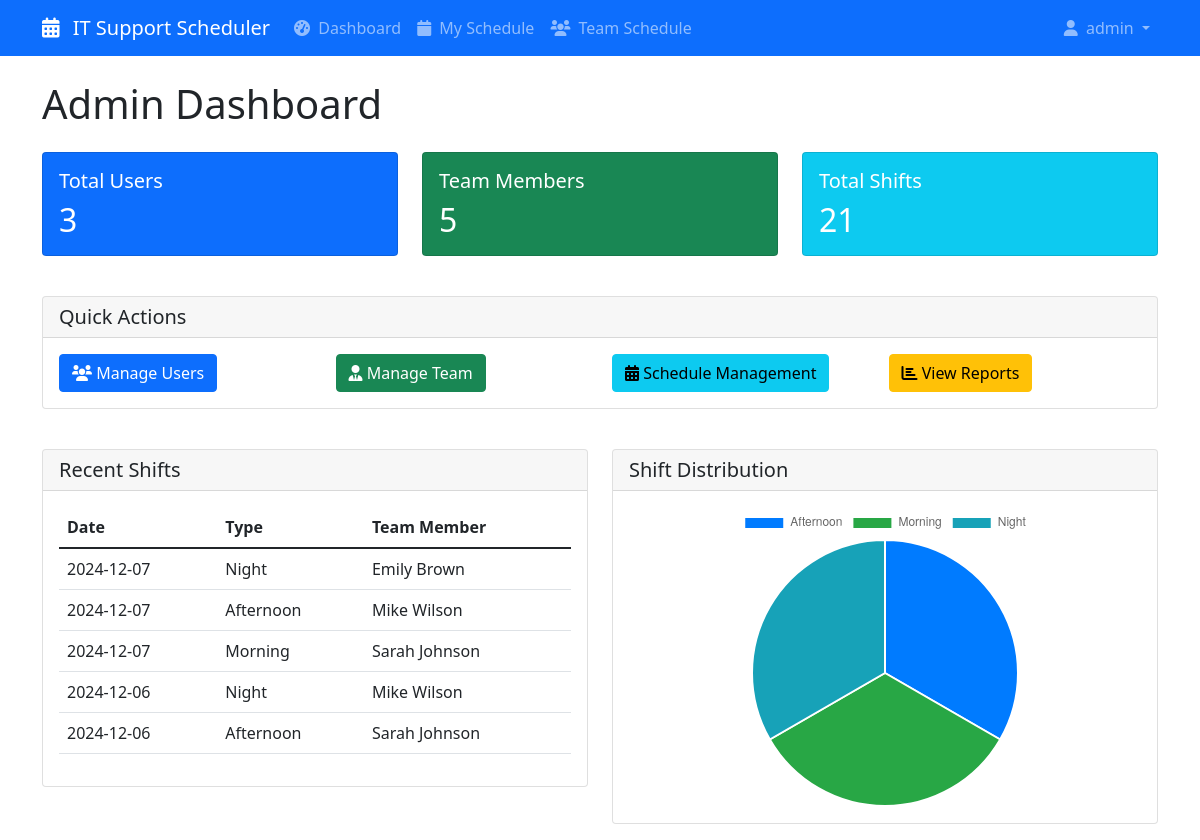
The app's page /admin/dashboard (signed in) with its own data.
### app/models.py (models this page shows, shortened)
class User(UserMixin, db.Model):
    id = db.Column(db.Integer, primary_key=True)
    username = db.Column(db.String(64), index=True, unique=True)
    email = db.Column(db.String(120), index=True, unique=True)
    password_hash = db.Column(db.String(128))
    is_admin = db.Column(db.Boolean, default=False)
    team_member = db.relationship('TeamMember', backref='user', uselist=False)

class Shift(db.Model):
    id = db.Column(db.Integer, primary_key=True)
    date = db.Column(db.Date, index=True)
    shift_type = db.Column(db.String(20))  # Morning, Afternoon, Night
    team_member_id = db.Column(db.Integer, db.ForeignKey('team_member.id'))
    created_at = db.Column(db.DateTime, default=datetime.utcnow)

class TeamMember(db.Model):
    id = db.Column(db.Integer, primary_key=True)
    name = db.Column(db.String(64), index=True)
    role = db.Column(db.String(64))
    availability = db.Column(db.String(128))  # Comma-separated days
    shifts = db.relationship('Shift', backref='team_member', lazy='dynamic')
    user_id = db.Column(db.Integer, db.ForeignKey('user.id'))

### app/admin/routes.py (the view)
@bp.route('/dashboard')
@login_required
@admin_required
def dashboard():
    total_users = User.query.count()
    total_team_members = TeamMember.query.count()
    total_shifts = Shift.query.count()
    recent_shifts = Shift.query.order_by(Shift.date.desc()).limit(5).all()
    shift_distribution = db.session.query(
        Shift.shift_type,
        func.count(Shift.id).label('count')
    ).group_by(Shift.shift_type).all()
    return render_template('admin/dashboard.html',
                         title='Admin Dashboard',
                         total_users=total_users,
                         total_team_members=total_team_members,
                         total_shifts=total_shifts,
                         recent_shifts=recent_shifts,
                         shift_distribution=shift_distribution)

### app/models.py (called while the page is built)
@login.user_loader
def load_user(id):
    return User.query.get(int(id))

### app/templates/admin/dashboard.html (shortened to what this page needs)
{% extends "base.html" %}
{% block content %}
<div class="container mt-4">
    <h1 class="mb-4">Admin Dashboard</h1>
    <div class="row mb-4">
        <div class="col-md-4">
            <div class="card bg-primary text-white">
                <div class="card-body">
                    <h5 class="card-title">Total Users</h5>
                    <h2 class="card-text">{{ total_users }}</h2>
                </div>
            </div>
        </div>
        <div class="col-md-4">
            <div class="card bg-success text-white">
                <div class="card-body">
                    <h5 class="card-title">Team Members</h5>
                    <h2 class="card-text">{{ total_team_members }}</h2>
                </div>
            </div>
        </div>
        <div class="col-md-4">
            <div class="card bg-info text-white">
                <div class="card-body">
                    <h5 class="card-title">Total Shifts</h5>
                    <h2 class="card-text">{{ total_shifts }}</h2>
                </div>
            </div>
        </div>
    </div>
    <div class="row mb-4">
        <div class="col-md-12">
            <div class="card">
                <div class="card-header">
                    <h5 class="card-title mb-0">Quick Actions</h5>
                </div>
                <div class="card-body">
                    <div class="row">
                        <div class="col-md-3">
                            <a href="{{ url_for('admin.manage_users') }}" class="btn btn-primary btn-block">
                                <i class="fas fa-users"></i> Manage Users
                            </a>
                        </div>
                        <div class="col-md-3">
                            <a href="{{ url_for('admin.manage_team') }}" class="btn btn-success btn-block">
                                <i class="fas fa-user-tie"></i> Manage Team
                            </a>
                        </div>
                        <div class="col-md-3">
                            <a href="{{ url_for('admin.schedule_management') }}" class="btn btn-info btn-block">
                                <i class="fas fa-calendar-alt"></i> Schedule Management
                            </a>
                        </div>
                        <div class="col-md-3">
                            <a href="{{ url_for('admin.reports') }}" class="btn btn-warning btn-block">
                                <i class="fas fa-chart-bar"></i> View Reports
                            </a>
                        </div>
                    </div>
                </div>
            </div>
        </div>
    </div>
    <div class="row">
        <div class="col-md-6">
            <div class="card">
                <div class="card-header">
                    <h5 class="card-title mb-0">Recent Shifts</h5>
                </div>
                <div class="card-body">
                    <div class="table-responsive">
                        <table class="table">
                            <thead>
                                <tr>
                                    <th>Date</th>
                                    <th>Type</th>
                                    <th>Team Member</th>
                                </tr>
                            </thead>
                            <tbody>
                                {% for shift in recent_shifts %}
                                <tr>
                                    <td>{{ shift.date.strftime('%Y-%m-%d') }}</td>
                                    <td>{{ shift.shift_type }}</td>
                                    <td>{{ shift.team_member.name }}</td>
                                </tr>
                                {% endfor %}
                            </tbody>
                        </table>
                    </div>
                </div>
            </div>
        </div>
        <div class="col-md-6">
            <div class="card">
                <div class="card-header">
                    <h5 class="card-title mb-0">Shift Distribution</h5>
                </div>
                <div class="card-body">
                    <canvas id="shiftDistributionChart"></canvas>
                </div>
            </div>
        </div>
    </div>
</div>
{% block scripts %}
<script>
    // Shift Distribution Chart
    var ctx = document.getElementById('shiftDistributionChart').getContext('2d');
    var shiftDistribution = new Chart(ctx, {
        type: 'pie',
        data: {
            labels: [{% for shift_type, count in shift_distribution %}'{{ shift_type }}',{% endfor %}],
            datasets: [{
                data: [{% for shift_type, count in shift_distribution %}{{ count }},{% endfor %}],
                backgroundColor: ['#007bff', '#28a745', '#17a2b8']
            }]
        },
        options: {
            responsive: true,
            maintainAspectRatio: false
        }
    });
</script>
{% endblock %}
{% endblock %}

### app/templates/base.html (shortened to what this page needs)
<!DOCTYPE html>
<html lang="en">
<head>
    <link href="https://cdn.jsdelivr.net/npm/bootstrap@5.1.3/dist/css/bootstrap.min.css" rel="stylesheet">
    <link href="https://cdnjs.cloudflare.com/ajax/libs/font-awesome/6.0.0/css/all.min.css" rel="stylesheet">
</head>
<body>
    <nav class="navbar navbar-expand-lg navbar-dark bg-primary">
        <div class="container">
            <a class="navbar-brand" href="{{ url_for('user.dashboard') }}">
                <i class="fas fa-calendar-alt me-2"></i>
                IT Support Scheduler
            </a>
            <div class="collapse navbar-collapse" id="navbarNav">
                <ul class="navbar-nav me-auto">
                    {% if current_user.is_authenticated %}
                    <li class="nav-item">
                        <a class="nav-link" href="{{ url_for('user.dashboard') }}">
                            <i class="fas fa-tachometer-alt me-1"></i>
                            Dashboard
                        </a>
                    </li>
                    <li class="nav-item">
                        <a class="nav-link" href="{{ url_for('user.my_schedule') }}">
                            <i class="fas fa-calendar me-1"></i>
                            My Schedule
                        </a>
                    </li>
                    <li class="nav-item">
                        <a class="nav-link" href="{{ url_for('user.team_schedule') }}">
                            <i class="fas fa-users me-1"></i>
                            Team Schedule
                        </a>
                    </li>
                    {% endif %}
                </ul>
                <ul class="navbar-nav">
                    {% if current_user.is_authenticated %}
                    <li class="nav-item dropdown">
                        <a class="nav-link dropdown-toggle" href="#" id="navbarDropdown" role="button" data-bs-toggle="dropdown">
                            <i class="fas fa-user me-1"></i>
                            {{ current_user.username }}
                        </a>
                    </li>
                    {% endif %}
                </ul>
            </div>
        </div>
    </nav>
    {% block content %}{% endblock %}
    {% block scripts %}{% endblock %}
</body>
</html>

### app/templates/base.html (style rules this page uses)
.card { transition: transform 0.2s; margin-bottom: 1rem; }

### records on screen
User: username "admin"
Shift: date "2024-12-07", shift_type "Night", team_member.name "Emily Brown"
Shift: date "2024-12-07", shift_type "Afternoon", team_member.name "Mike Wilson"
Shift: date "2024-12-07", shift_type "Morning", team_member.name "Sarah Johnson"
Shift: date "2024-12-06", shift_type "Night", team_member.name "Mike Wilson"
Shift: date "2024-12-06", shift_type "Afternoon", team_member.name "Sarah Johnson"

### other values on screen
{{ total_users }} "3"
{{ total_team_members }} "5"
{{ total_shifts }} "21"
chart data {{ shift_type }} Afternoon, Morning, Night, Afternoon, Morning, Night
chart data {{ count }} 7, 7, 7, 7, 7, 7
